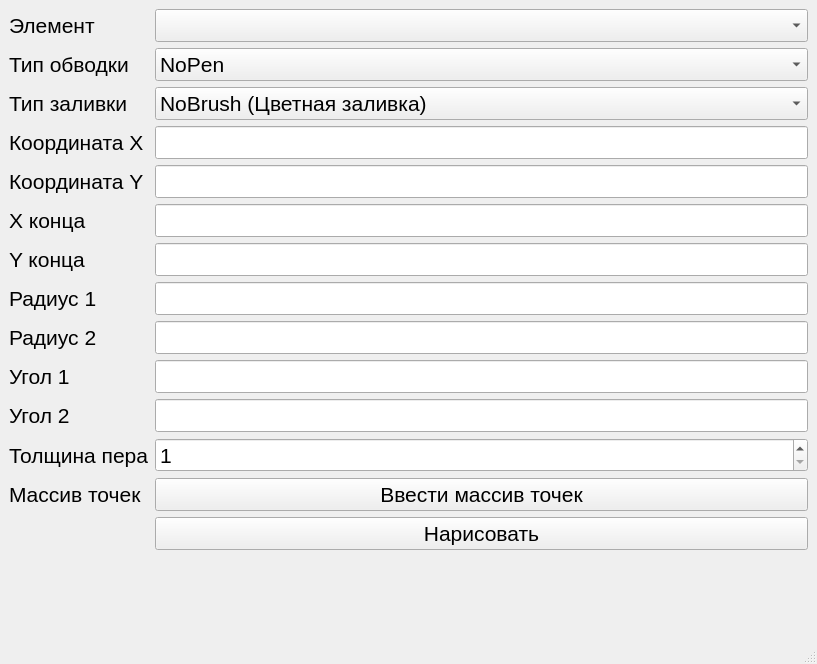
<?xml version="1.0" encoding="UTF-8"?>
<ui version="4.0">
 <class>MainWindow</class>
 <widget class="QMainWindow" name="MainWindow">
  <property name="geometry">
   <rect>
    <x>0</x>
    <y>0</y>
    <width>817</width>
    <height>664</height>
   </rect>
  </property>
  <property name="font">
   <font>
    <pointsize>16</pointsize>
   </font>
  </property>
  <property name="windowTitle">
   <string>MainWindow</string>
  </property>
  <widget class="QWidget" name="centralwidget">
   <layout class="QGridLayout" name="gridLayout">
    <item row="3" column="1">
     <widget class="QLineEdit" name="lineEdit_x_start"/>
    </item>
    <item row="11" column="0">
     <widget class="QLabel" name="label_penWidth">
      <property name="text">
       <string>Толщина пера</string>
      </property>
     </widget>
    </item>
    <item row="1" column="1">
     <widget class="QComboBox" name="comboBox_type_out">
      <item>
       <property name="text">
        <string>NoPen</string>
       </property>
      </item>
      <item>
       <property name="text">
        <string>SolidLine</string>
       </property>
      </item>
      <item>
       <property name="text">
        <string>DashLine</string>
       </property>
      </item>
      <item>
       <property name="text">
        <string>DotLine</string>
       </property>
      </item>
      <item>
       <property name="text">
        <string>DashDotLine</string>
       </property>
      </item>
      <item>
       <property name="text">
        <string>DashDotDotLine</string>
       </property>
      </item>
     </widget>
    </item>
    <item row="6" column="0">
     <widget class="QLabel" name="label_y_end">
      <property name="text">
       <string>Y конца</string>
      </property>
     </widget>
    </item>
    <item row="0" column="1">
     <widget class="QComboBox" name="comboBox_ements"/>
    </item>
    <item row="5" column="0">
     <widget class="QLabel" name="label_x_end">
      <property name="text">
       <string>Х конца</string>
      </property>
     </widget>
    </item>
    <item row="7" column="0">
     <widget class="QLabel" name="label_radius_1">
      <property name="text">
       <string>Радиус 1</string>
      </property>
     </widget>
    </item>
    <item row="8" column="1">
     <widget class="QLineEdit" name="lineEdit_radius_2"/>
    </item>
    <item row="10" column="1">
     <widget class="QLineEdit" name="lineEdit_angle_2"/>
    </item>
    <item row="1" column="0">
     <widget class="QLabel" name="label_type_out">
      <property name="text">
       <string>Тип обводки</string>
      </property>
     </widget>
    </item>
    <item row="10" column="0">
     <widget class="QLabel" name="label_angle_2">
      <property name="text">
       <string>Угол 2</string>
      </property>
     </widget>
    </item>
    <item row="9" column="1">
     <widget class="QLineEdit" name="lineEdit_angle_1"/>
    </item>
    <item row="11" column="1">
     <widget class="QSpinBox" name="spinBox_penWidth">
      <property name="minimum">
       <number>1</number>
      </property>
     </widget>
    </item>
    <item row="7" column="1">
     <widget class="QLineEdit" name="lineEdit_radius_1"/>
    </item>
    <item row="14" column="0" colspan="2">
     <widget class="my_widget" name="widget_draw" native="true"/>
    </item>
    <item row="8" column="0">
     <widget class="QLabel" name="label_radius_2">
      <property name="text">
       <string>Радиус 2</string>
      </property>
     </widget>
    </item>
    <item row="6" column="1">
     <widget class="QLineEdit" name="lineEdit_y_end"/>
    </item>
    <item row="12" column="0">
     <widget class="QLabel" name="label_pointsMassive">
      <property name="text">
       <string>Массив точек</string>
      </property>
     </widget>
    </item>
    <item row="3" column="0">
     <widget class="QLabel" name="label_x_start">
      <property name="text">
       <string>Координата Х</string>
      </property>
     </widget>
    </item>
    <item row="13" column="1">
     <widget class="QPushButton" name="pushButton_draw">
      <property name="text">
       <string>Нарисовать</string>
      </property>
     </widget>
    </item>
    <item row="4" column="0">
     <widget class="QLabel" name="label_y_start">
      <property name="text">
       <string>Координата Y</string>
      </property>
     </widget>
    </item>
    <item row="9" column="0">
     <widget class="QLabel" name="label_angle_1">
      <property name="text">
       <string>Угол 1</string>
      </property>
     </widget>
    </item>
    <item row="0" column="0">
     <widget class="QLabel" name="label_elements">
      <property name="font">
       <font>
        <pointsize>16</pointsize>
       </font>
      </property>
      <property name="text">
       <string>Элемент</string>
      </property>
     </widget>
    </item>
    <item row="4" column="1">
     <widget class="QLineEdit" name="lineEdit_y_start"/>
    </item>
    <item row="5" column="1">
     <widget class="QLineEdit" name="lineEdit_x_end"/>
    </item>
    <item row="12" column="1">
     <widget class="QPushButton" name="pushButton_pointsMassive">
      <property name="text">
       <string>Ввести массив точек</string>
      </property>
     </widget>
    </item>
    <item row="2" column="0">
     <widget class="QLabel" name="label_brushStyle">
      <property name="text">
       <string>Тип заливки</string>
      </property>
     </widget>
    </item>
    <item row="2" column="1">
     <widget class="QComboBox" name="comboBox_brushStyle">
      <item>
       <property name="text">
        <string>NoBrush (Цветная заливка)</string>
       </property>
      </item>
      <item>
       <property name="text">
        <string>SolidPattern (Сплошная чёрная заливка)</string>
       </property>
      </item>
      <item>
       <property name="text">
        <string>Dense1Pattern</string>
       </property>
      </item>
      <item>
       <property name="text">
        <string>Dense2Pattern</string>
       </property>
      </item>
      <item>
       <property name="text">
        <string>Dense3Pattern</string>
       </property>
      </item>
      <item>
       <property name="text">
        <string>Dense4Pattern</string>
       </property>
      </item>
      <item>
       <property name="text">
        <string>Dense5Pattern</string>
       </property>
      </item>
      <item>
       <property name="text">
        <string>Dense6Pattern</string>
       </property>
      </item>
      <item>
       <property name="text">
        <string>Dense7Pattern</string>
       </property>
      </item>
      <item>
       <property name="text">
        <string>HorPattern</string>
       </property>
      </item>
      <item>
       <property name="text">
        <string>VerPattern</string>
       </property>
      </item>
      <item>
       <property name="text">
        <string>CrossPattern</string>
       </property>
      </item>
      <item>
       <property name="text">
        <string>BDiagPattern</string>
       </property>
      </item>
      <item>
       <property name="text">
        <string>FDiagPattern</string>
       </property>
      </item>
      <item>
       <property name="text">
        <string>DiagCrossPattern</string>
       </property>
      </item>
     </widget>
    </item>
   </layout>
  </widget>
  <widget class="QStatusBar" name="statusbar"/>
 </widget>
 <customwidgets>
  <customwidget>
   <class>my_widget</class>
   <extends>QWidget</extends>
   <header location="global">my_widget.h</header>
   <container>1</container>
  </customwidget>
 </customwidgets>
 <tabstops>
  <tabstop>comboBox_ements</tabstop>
  <tabstop>comboBox_type_out</tabstop>
  <tabstop>comboBox_brushStyle</tabstop>
  <tabstop>lineEdit_x_start</tabstop>
  <tabstop>lineEdit_y_start</tabstop>
  <tabstop>lineEdit_x_end</tabstop>
  <tabstop>lineEdit_y_end</tabstop>
  <tabstop>lineEdit_radius_1</tabstop>
  <tabstop>lineEdit_radius_2</tabstop>
  <tabstop>lineEdit_angle_1</tabstop>
  <tabstop>lineEdit_angle_2</tabstop>
  <tabstop>spinBox_penWidth</tabstop>
  <tabstop>pushButton_pointsMassive</tabstop>
  <tabstop>pushButton_draw</tabstop>
 </tabstops>
 <resources/>
 <connections/>
</ui>
